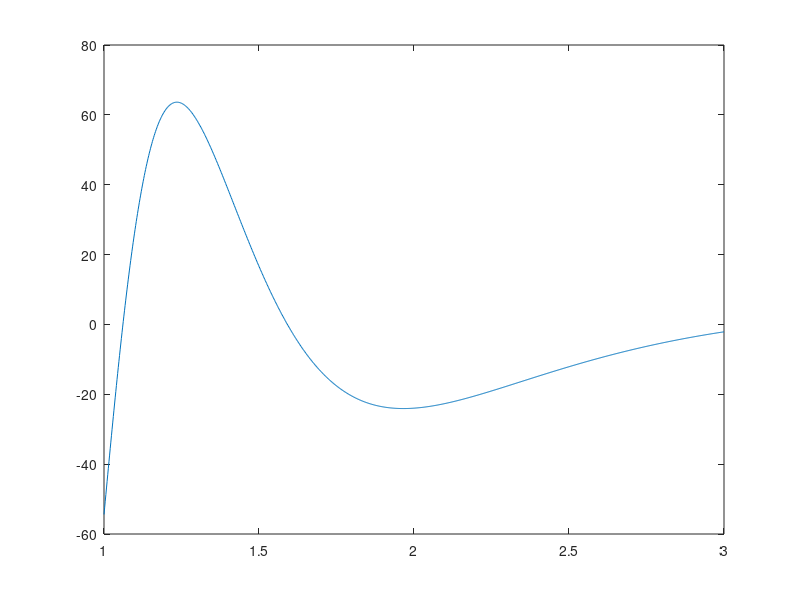

Write MATLAB code to recreate this figure. (Note: this script raises an error after producing the figure.)
a = 1;
b = 3;

epsilon = 10 ^ -4;

f = @(x) 100 ./ x.^2 .* sin(10 ./ x);

X = linspace(a, b, 1000);

plot(X, f(X));

fprintf("Adaptive formula: %.10f\n", adquad(a, b, epsilon));

n1 = 50;
n2 = 100;

res1 = repetedRectangle(f, a, b, n1);
res2 = repetedRectangle(f, a, b, n2);

fprintf("Repeted rectangle formula for n = %d is: %.10f\n", n1, res1);
fprintf("Repeted rectangle formula for n = %d is: %.10f\n", n2, res2);

function I = Simpson(a, b)
    f = @(x) 100 ./ x.^2 .* sin(10 ./ x);
    
    I = (b - a) / 2 * (f(a) + f(b));
end

function I = adquad(a, b, er)
    I1 = Simpson(a, b);
    I2 = Simpson(a, (a + b) / 2) + Simpson((a + b) / 2, b);
    
    if abs(I1 - I2) < 15 * er
        I = I2;
        return;
    else
        I = adquad(a, (a + b) / 2, er / 2) + adquad((a + b) / 2, b, er / 2);
    end
end